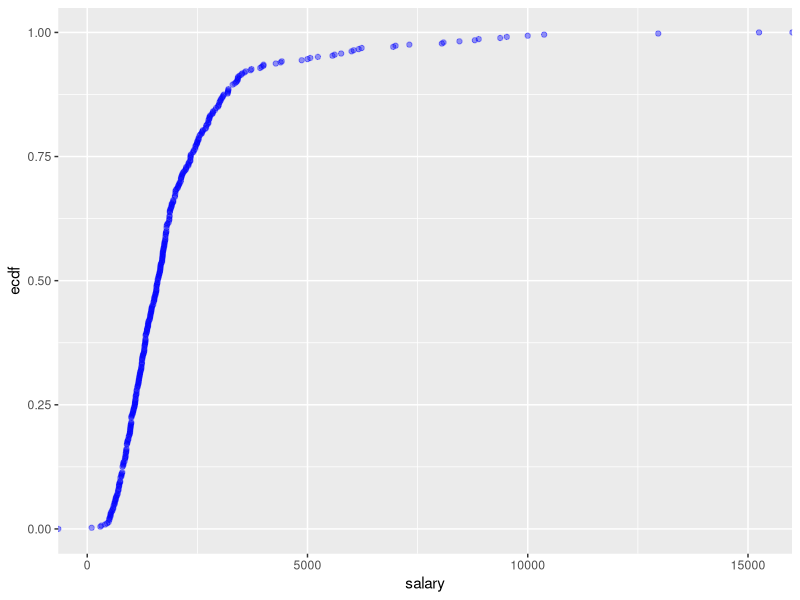
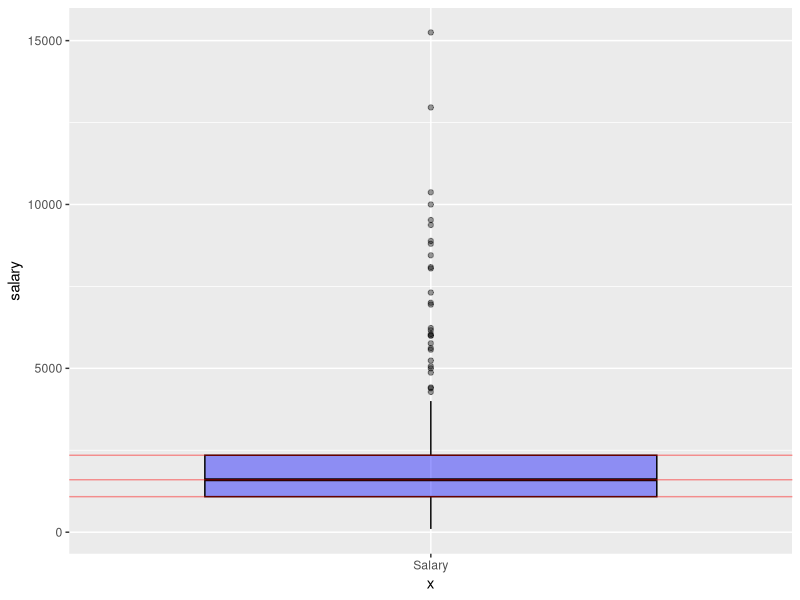
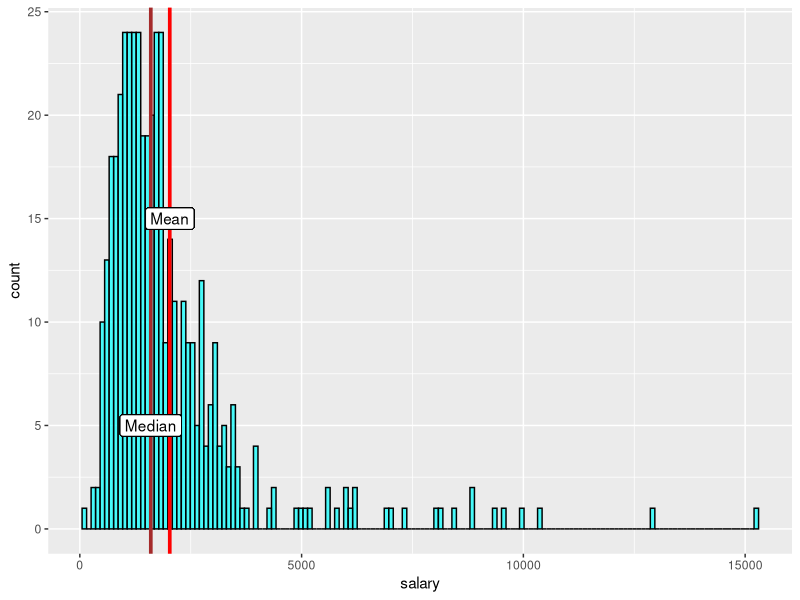
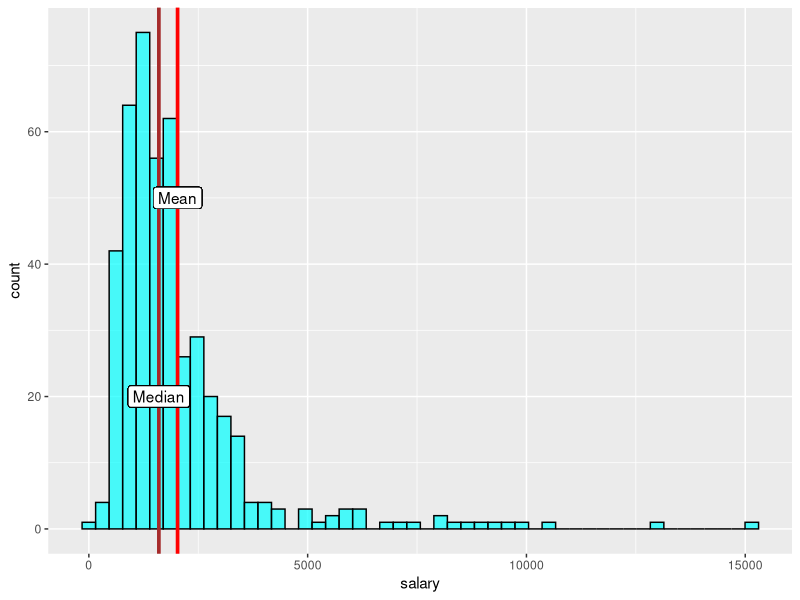
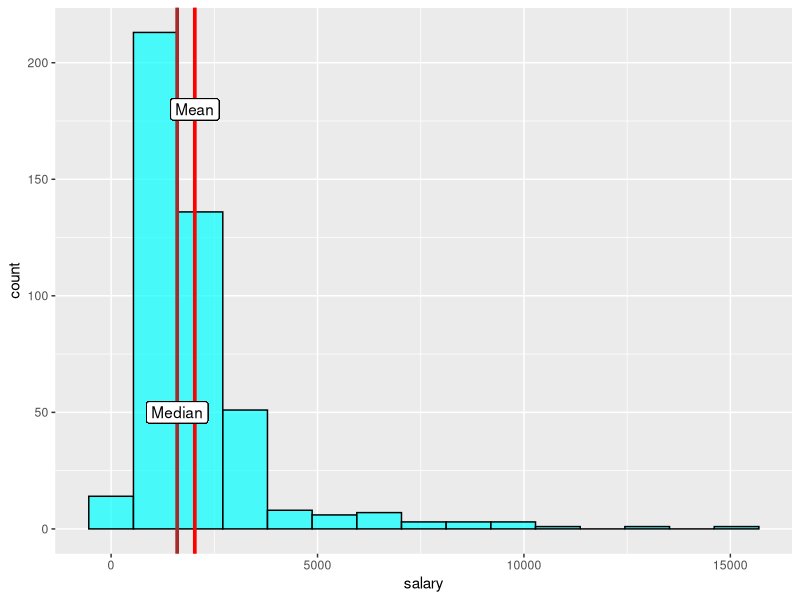
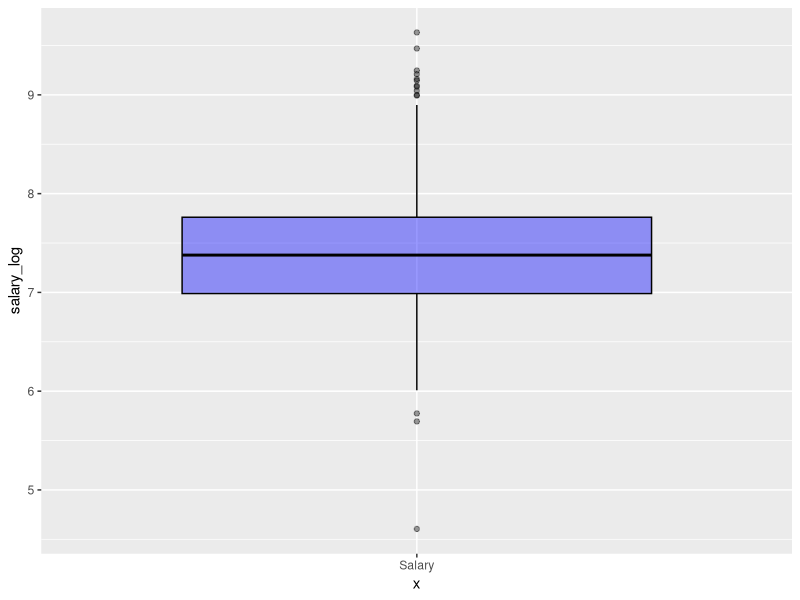
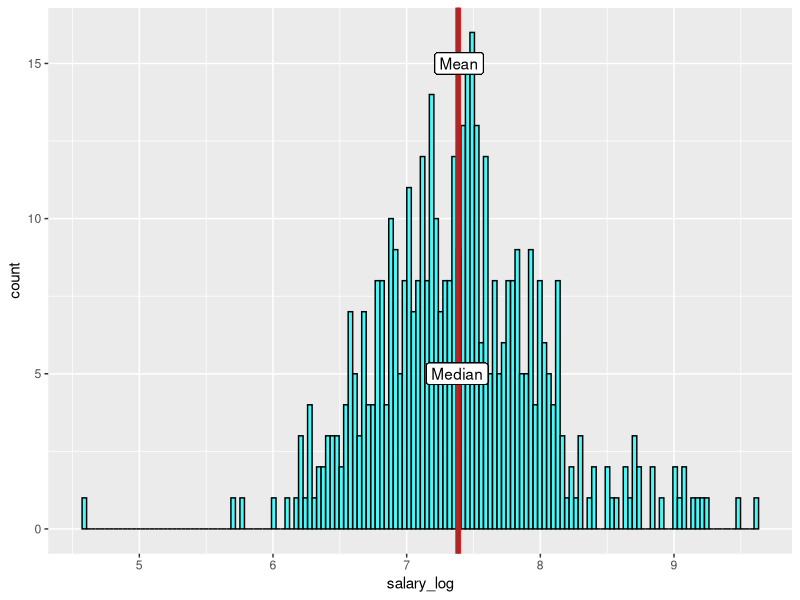
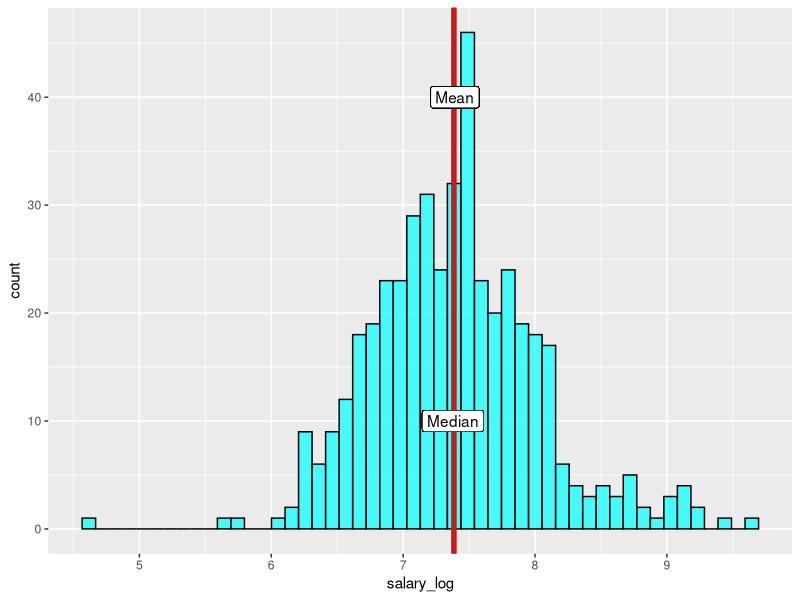

These charts were generated, in order, by the following R code:
## ---- chunk 1
#install.packages("readxl")
#install.packages("tidyverse")
#install.packages("ggplot2")
#install.packages("GGally")
library(ggplot2)
library(readxl)
library(tidyverse)
library(dplyr)
library(tidyr)
library(reshape2)
library(GGally)
## ---- chunk 2
ceo <- read_xls("../data/ceo.xls")[,1:7]
head(ceo)
## ---- chunk 3
#trimmed mean
sprintf("Trimmed 10%% mean %.2f", mean(ceo$salary, trim=0.1))
#Lowest 10% quantile
sprintf("10%% lower quantile: %.2f", quantile(ceo$salary, prob=0.1))
# Highest 10% quantile
sprintf("10%% upper quantile: %.2f", quantile(ceo$salary, prob=0.9))
#Summary
summary(ceo$salary)

## ---- chunk 4
ggplot(ceo, aes(salary)) + stat_ecdf(geom='point', color='blue', alpha=0.4)
## ---- chunk 5
#b
F = ecdf(ceo$salary)
sprintf("0.2 quantile = %.3f", quantile(ceo$salary, prob=0.2))
sprintf("0.8 quantile = %.3f", quantile(ceo$salary, prob=0.8))
sprintf("F(1000) = %.3f", F(1000))
sprintf("1 - F(5000) = %.3f", 1 - F(5000))
## ---- chunk 6
skew <- sum(((ceo$salary - mean(ceo$salary)) / sd(ceo$salary)) ^ 3) / dim(ceo)[1]

sprintf("Skewness: %s", skew)
sprintf("STD: %.3f", sd(ceo$salary))
sprintf("Variance: %.3f", var(ceo$salary))
## ---- chunk 7
#c
ggplot(ceo) +
    geom_boxplot(aes(x="Salary", y=salary), color='black', fill='blue', alpha=0.4, show.legend = TRUE) + 
    geom_hline(yintercept = quantile(ceo$salary, probs = 0.25), color='red', alpha=0.4) + 
    geom_hline(yintercept = median(ceo$salary), color='red', alpha=0.4) + 
    geom_hline(yintercept = quantile(ceo$salary, probs = 0.75), color='red', alpha=0.4) 

## ---- chunk 8
s_median = median(ceo$salary)
s_mean = mean(ceo$salary)
mean_line = geom_vline(xintercept = s_mean, color='red', size=1.25) 
median_line = geom_vline(xintercept = s_median, color='brown', size=1.25)


ggplot(ceo) + geom_histogram(aes(x=salary), bins = 150, fill='cyan', color='black', alpha=0.7) +
  mean_line + 
  median_line + 
  geom_label(x=s_mean, y=15, label='Mean') + 
  geom_label(x=s_median, y=5, label='Median')
ggplot(ceo) + geom_histogram(aes(x=salary), bins = 50, fill='cyan', color='black', alpha=0.7)  +
  mean_line + 
  median_line +
  geom_label(x=s_mean, y=50, label='Mean') + 
  geom_label(x=s_median, y=20, label='Median')
ggplot(ceo) + geom_histogram(aes(x=salary), bins = 15, fill='cyan', color='black', alpha=0.7)  + 
  mean_line + 
  median_line +
  geom_label(x=s_mean, y=180, label='Mean') + 
  geom_label(x=s_median, y=50, label='Median')
## ---- chunk 9
#e
ceo_log = ceo %>% mutate(salary_log=log(salary))
l_mean = mean(ceo_log$salary_log)
l_median = median(ceo_log$salary_log)

mean_line = geom_vline(xintercept = l_mean, color='red', size=1.25) 
median_line = geom_vline(xintercept = l_median, color='brown', size=1.25)

ggplot(ceo_log) +
  geom_boxplot(aes(x="Salary", y=salary_log), color='black', fill='blue', alpha=0.4)

ggplot(ceo_log) + geom_histogram(aes(x=salary_log), bins = 150, fill='cyan', color='black', alpha=0.7) +
  mean_line +
  median_line +
  geom_label(x=l_mean, y=15, label='Mean') + 
  geom_label(x=l_median, y=5, label='Median')
ggplot(ceo_log) + geom_histogram(aes(x=salary_log), bins = 50, fill='cyan', color='black', alpha=0.7) +
  mean_line +
  median_line +
  geom_label(x=l_mean, y=40, label='Mean') + 
  geom_label(x=l_median, y=10, label='Median')

ggplot(ceo_log) + geom_histogram(aes(x=salary_log), bins = 15, fill='cyan', color='black', alpha=0.7) +
  mean_line +
  median_line +
  geom_label(x=l_mean, y=90, label='Mean') + 
  geom_label(x=l_median, y=30, label='Median')

skew <- sum(((ceo_log$salary_log - mean(ceo_log$salary_log)) / sd(ceo_log$salary_log)) ^ 3) / dim(ceo_log)[1]

sprintf("Skewness: %s", skew)

## ---- chunk 10
ceo_corr <- ceo %>% cor
ceo_corr
ceo_corr_melt <- ceo_corr %>% melt
ggplot(data = ceo_corr_melt, aes(x=Var1, y=Var2, fill=value)) + geom_tile()
## ---- chunk 11
ggpairs(ceo, 1:7, progress = FALSE)
## ---- chunk 12
ceo_corr <- ceo %>% cor(method='spearman')
ceo_corr
ceo_corr_melt <- ceo_corr %>% melt
ggplot(data = ceo_corr_melt, aes(x=Var1, y=Var2, fill=value)) + geom_tile()
## ---- chunk 13
rank(ceo$salary, ties.method = 'first')[ceo$salary == 6000]
## ---- chunk 14
younger = ceo %>% filter(age < 50)
F_y = ecdf(younger$salary)
older = ceo %>% filter(age >=50)
F_o = ecdf(older$salary)
## ---- chunk 15
ggplot() + 
  stat_ecdf(data=younger, mapping=aes(x=salary), color='red',geom='point') + 
  stat_ecdf(data=older, mapping=aes(x=salary), color='blue',geom='point')

ggplot() + 
  geom_histogram(data=younger, mapping=aes(x=salary), fill='blue', alpha=0.5, bins=50) + 
  geom_histogram(data=older, mapping=aes(x=salary), fill='red', alpha=0.5, bins=50)

sprintf("Older std: %.3f", sd(older$salary))
sprintf("Younger std: %.3f", sd(younger$salary))

summary(older$salary)
summary(younger$salary)

## ---- chunk 16
salary_groups = c(0, 2000, 4000, max(ceo$salary))
age_groups = c(0, 50, max(ceo$age))

S = ceo %>% 
  mutate(salary_group = cut(salary, breaks=salary_groups, include.lowest = TRUE, right = FALSE)) %>%
  mutate(age_group = cut(age, breaks=age_groups, include.lowest = TRUE, right=FALSE))

salary_age_cor <- S %>%
  group_by(salary_group, age_group) %>% 
  summarise(c = cor(salary, age)) %>%
  spread(age_group, c)

crosstab <- table(S$age_group, S$salary_group)
S_abs <-  crosstab %>% addmargins

S_rel <- prop.table(crosstab) %>% addmargins
## ---- chunk 17
S_abs
## ---- chunk 18
S_rel
## ---- chunk 19
nrow <- dim(crosstab)[1]
ncol <- dim(crosstab)[2]
chi_squared <- 0
for (row in seq(nrow)) {
  for (col in seq(ncol)) {
      n_aprox = S_abs[row, ncol + 1] * S_abs[nrow + 1, col] / S_abs[nrow + 1, ncol + 1]
      chi = ((S_abs[row, col] - n_aprox) ^ 2) / (n_aprox)
      chi_squared <- chi_squared + chi
      
  }
}
c = sqrt(chi_squared / (chi_squared + S_abs[nrow + 1, ncol + 1]))
c_max = sqrt((min(nrow, ncol) - 1) / min(nrow, ncol))
c_corr = c / c_max
sprintf("C_corr = %.3f", c_corr)
